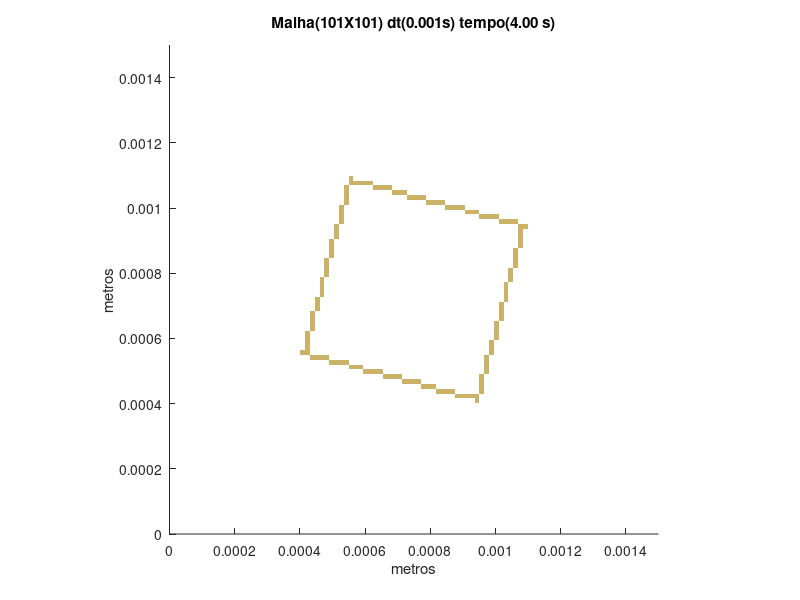

Recreate this plot in MATLAB.
set (gca,'PlotBoxAspectRatio',[1 1 1],'Xlim',[0,0.0015],'Ylim',[0,0.0015])
hold on
title('Malha(101X101) dt(0.001s) tempo(4.00 s)')
hold on
ylabel('metros')
hold on
xlabel('metros')
hold on

fill([0.000935643564356436 0.000935643564356436 0.00095049504950495 0.00095049504950495],[0.000400990099009901 0.000415841584158416 0.000415841584158416 0.000400990099009901],[0.8,0.7,0.4],'LineStyle','none')

fill([0.000876237623762376 0.000876237623762376 0.000891089108910891 0.000891089108910891],[0.000415841584158416 0.000430693069306931 0.000430693069306931 0.000415841584158416],[0.8,0.7,0.4],'LineStyle','none')

fill([0.000891089108910891 0.000891089108910891 0.000905940594059406 0.000905940594059406],[0.000415841584158416 0.000430693069306931 0.000430693069306931 0.000415841584158416],[0.8,0.7,0.4],'LineStyle','none')

fill([0.000905940594059406 0.000905940594059406 0.000920792079207921 0.000920792079207921],[0.000415841584158416 0.000430693069306931 0.000430693069306931 0.000415841584158416],[0.8,0.7,0.4],'LineStyle','none')

fill([0.000920792079207921 0.000920792079207921 0.000935643564356436 0.000935643564356436],[0.000415841584158416 0.000430693069306931 0.000430693069306931 0.000415841584158416],[0.8,0.7,0.4],'LineStyle','none')

fill([0.000935643564356436 0.000935643564356436 0.00095049504950495 0.00095049504950495],[0.000415841584158416 0.000430693069306931 0.000430693069306931 0.000415841584158416],[0.8,0.7,0.4],'LineStyle','none')

fill([0.000816831683168317 0.000816831683168317 0.000831683168316832 0.000831683168316832],[0.000430693069306931 0.000445544554455446 0.000445544554455446 0.000430693069306931],[0.8,0.7,0.4],'LineStyle','none')

fill([0.000831683168316832 0.000831683168316832 0.000846534653465347 0.000846534653465347],[0.000430693069306931 0.000445544554455446 0.000445544554455446 0.000430693069306931],[0.8,0.7,0.4],'LineStyle','none')

fill([0.000846534653465347 0.000846534653465347 0.000861386138613861 0.000861386138613861],[0.000430693069306931 0.000445544554455446 0.000445544554455446 0.000430693069306931],[0.8,0.7,0.4],'LineStyle','none')

fill([0.000861386138613861 0.000861386138613861 0.000876237623762376 0.000876237623762376],[0.000430693069306931 0.000445544554455446 0.000445544554455446 0.000430693069306931],[0.8,0.7,0.4],'LineStyle','none')

fill([0.00095049504950495 0.00095049504950495 0.000965346534653465 0.000965346534653465],[0.000430693069306931 0.000445544554455446 0.000445544554455446 0.000430693069306931],[0.8,0.7,0.4],'LineStyle','none')

fill([0.000772277227722772 0.000772277227722772 0.000787128712871287 0.000787128712871287],[0.000445544554455446 0.00046039603960396 0.00046039603960396 0.000445544554455446],[0.8,0.7,0.4],'LineStyle','none')

fill([0.000787128712871287 0.000787128712871287 0.000801980198019802 0.000801980198019802],[0.000445544554455446 0.00046039603960396 0.00046039603960396 0.000445544554455446],[0.8,0.7,0.4],'LineStyle','none')

fill([0.000801980198019802 0.000801980198019802 0.000816831683168317 0.000816831683168317],[0.000445544554455446 0.00046039603960396 0.00046039603960396 0.000445544554455446],[0.8,0.7,0.4],'LineStyle','none')

fill([0.00095049504950495 0.00095049504950495 0.000965346534653465 0.000965346534653465],[0.000445544554455446 0.00046039603960396 0.00046039603960396 0.000445544554455446],[0.8,0.7,0.4],'LineStyle','none')

fill([0.000712871287128713 0.000712871287128713 0.000727722772277228 0.000727722772277228],[0.00046039603960396 0.000475247524752475 0.000475247524752475 0.00046039603960396],[0.8,0.7,0.4],'LineStyle','none')

fill([0.000727722772277228 0.000727722772277228 0.000742574257425743 0.000742574257425743],[0.00046039603960396 0.000475247524752475 0.000475247524752475 0.00046039603960396],[0.8,0.7,0.4],'LineStyle','none')

fill([0.000742574257425743 0.000742574257425743 0.000757425742574257 0.000757425742574257],[0.00046039603960396 0.000475247524752475 0.000475247524752475 0.00046039603960396],[0.8,0.7,0.4],'LineStyle','none')

fill([0.000757425742574257 0.000757425742574257 0.000772277227722772 0.000772277227722772],[0.00046039603960396 0.000475247524752475 0.000475247524752475 0.00046039603960396],[0.8,0.7,0.4],'LineStyle','none')

fill([0.00095049504950495 0.00095049504950495 0.000965346534653465 0.000965346534653465],[0.00046039603960396 0.000475247524752475 0.000475247524752475 0.00046039603960396],[0.8,0.7,0.4],'LineStyle','none')

fill([0.000653465346534653 0.000653465346534653 0.000668316831683168 0.000668316831683168],[0.000475247524752475 0.00049009900990099 0.00049009900990099 0.000475247524752475],[0.8,0.7,0.4],'LineStyle','none')

fill([0.000668316831683168 0.000668316831683168 0.000683168316831683 0.000683168316831683],[0.000475247524752475 0.00049009900990099 0.00049009900990099 0.000475247524752475],[0.8,0.7,0.4],'LineStyle','none')

fill([0.000683168316831683 0.000683168316831683 0.000698019801980198 0.000698019801980198],[0.000475247524752475 0.00049009900990099 0.00049009900990099 0.000475247524752475],[0.8,0.7,0.4],'LineStyle','none')

fill([0.000698019801980198 0.000698019801980198 0.000712871287128713 0.000712871287128713],[0.000475247524752475 0.00049009900990099 0.00049009900990099 0.000475247524752475],[0.8,0.7,0.4],'LineStyle','none')

fill([0.00095049504950495 0.00095049504950495 0.000965346534653465 0.000965346534653465],[0.000475247524752475 0.00049009900990099 0.00049009900990099 0.000475247524752475],[0.8,0.7,0.4],'LineStyle','none')

fill([0.000594059405940594 0.000594059405940594 0.000608910891089109 0.000608910891089109],[0.00049009900990099 0.000504950495049505 0.000504950495049505 0.00049009900990099],[0.8,0.7,0.4],'LineStyle','none')

fill([0.000608910891089109 0.000608910891089109 0.000623762376237624 0.000623762376237624],[0.00049009900990099 0.000504950495049505 0.000504950495049505 0.00049009900990099],[0.8,0.7,0.4],'LineStyle','none')

fill([0.000623762376237624 0.000623762376237624 0.000638613861386139 0.000638613861386139],[0.00049009900990099 0.000504950495049505 0.000504950495049505 0.00049009900990099],[0.8,0.7,0.4],'LineStyle','none')

fill([0.000638613861386139 0.000638613861386139 0.000653465346534653 0.000653465346534653],[0.00049009900990099 0.000504950495049505 0.000504950495049505 0.00049009900990099],[0.8,0.7,0.4],'LineStyle','none')

fill([0.000965346534653465 0.000965346534653465 0.00098019801980198 0.00098019801980198],[0.00049009900990099 0.000504950495049505 0.000504950495049505 0.00049009900990099],[0.8,0.7,0.4],'LineStyle','none')

fill([0.000549504950495049 0.000549504950495049 0.000564356435643564 0.000564356435643564],[0.000504950495049505 0.00051980198019802 0.00051980198019802 0.000504950495049505],[0.8,0.7,0.4],'LineStyle','none')

fill([0.000564356435643564 0.000564356435643564 0.000579207920792079 0.000579207920792079],[0.000504950495049505 0.00051980198019802 0.00051980198019802 0.000504950495049505],[0.8,0.7,0.4],'LineStyle','none')

fill([0.000579207920792079 0.000579207920792079 0.000594059405940594 0.000594059405940594],[0.000504950495049505 0.00051980198019802 0.00051980198019802 0.000504950495049505],[0.8,0.7,0.4],'LineStyle','none')

fill([0.000965346534653465 0.000965346534653465 0.00098019801980198 0.00098019801980198],[0.000504950495049505 0.00051980198019802 0.00051980198019802 0.000504950495049505],[0.8,0.7,0.4],'LineStyle','none')

fill([0.00049009900990099 0.00049009900990099 0.000504950495049505 0.000504950495049505],[0.00051980198019802 0.000534653465346535 0.000534653465346535 0.00051980198019802],[0.8,0.7,0.4],'LineStyle','none')

fill([0.000504950495049505 0.000504950495049505 0.00051980198019802 0.00051980198019802],[0.00051980198019802 0.000534653465346535 0.000534653465346535 0.00051980198019802],[0.8,0.7,0.4],'LineStyle','none')

fill([0.00051980198019802 0.00051980198019802 0.000534653465346535 0.000534653465346535],[0.00051980198019802 0.000534653465346535 0.000534653465346535 0.00051980198019802],[0.8,0.7,0.4],'LineStyle','none')

fill([0.000534653465346535 0.000534653465346535 0.000549504950495049 0.000549504950495049],[0.00051980198019802 0.000534653465346535 0.000534653465346535 0.00051980198019802],[0.8,0.7,0.4],'LineStyle','none')

fill([0.000965346534653465 0.000965346534653465 0.00098019801980198 0.00098019801980198],[0.00051980198019802 0.000534653465346535 0.000534653465346535 0.00051980198019802],[0.8,0.7,0.4],'LineStyle','none')

fill([0.000430693069306931 0.000430693069306931 0.000445544554455446 0.000445544554455446],[0.000534653465346535 0.000549504950495049 0.000549504950495049 0.000534653465346535],[0.8,0.7,0.4],'LineStyle','none')

fill([0.000445544554455446 0.000445544554455446 0.00046039603960396 0.00046039603960396],[0.000534653465346535 0.000549504950495049 0.000549504950495049 0.000534653465346535],[0.8,0.7,0.4],'LineStyle','none')

fill([0.00046039603960396 0.00046039603960396 0.000475247524752475 0.000475247524752475],[0.000534653465346535 0.000549504950495049 0.000549504950495049 0.000534653465346535],[0.8,0.7,0.4],'LineStyle','none')

fill([0.000475247524752475 0.000475247524752475 0.00049009900990099 0.00049009900990099],[0.000534653465346535 0.000549504950495049 0.000549504950495049 0.000534653465346535],[0.8,0.7,0.4],'LineStyle','none')

fill([0.000965346534653465 0.000965346534653465 0.00098019801980198 0.00098019801980198],[0.000534653465346535 0.000549504950495049 0.000549504950495049 0.000534653465346535],[0.8,0.7,0.4],'LineStyle','none')

fill([0.000400990099009901 0.000400990099009901 0.000415841584158416 0.000415841584158416],[0.000549504950495049 0.000564356435643564 0.000564356435643564 0.000549504950495049],[0.8,0.7,0.4],'LineStyle','none')

fill([0.000415841584158416 0.000415841584158416 0.000430693069306931 0.000430693069306931],[0.000549504950495049 0.000564356435643564 0.000564356435643564 0.000549504950495049],[0.8,0.7,0.4],'LineStyle','none')

fill([0.00098019801980198 0.00098019801980198 0.000995049504950495 0.000995049504950495],[0.000549504950495049 0.000564356435643564 0.000564356435643564 0.000549504950495049],[0.8,0.7,0.4],'LineStyle','none')

fill([0.000415841584158416 0.000415841584158416 0.000430693069306931 0.000430693069306931],[0.000564356435643564 0.000579207920792079 0.000579207920792079 0.000564356435643564],[0.8,0.7,0.4],'LineStyle','none')

fill([0.00098019801980198 0.00098019801980198 0.000995049504950495 0.000995049504950495],[0.000564356435643564 0.000579207920792079 0.000579207920792079 0.000564356435643564],[0.8,0.7,0.4],'LineStyle','none')

fill([0.000415841584158416 0.000415841584158416 0.000430693069306931 0.000430693069306931],[0.000579207920792079 0.000594059405940594 0.000594059405940594 0.000579207920792079],[0.8,0.7,0.4],'LineStyle','none')

fill([0.00098019801980198 0.00098019801980198 0.000995049504950495 0.000995049504950495],[0.000579207920792079 0.000594059405940594 0.000594059405940594 0.000579207920792079],[0.8,0.7,0.4],'LineStyle','none')

fill([0.000415841584158416 0.000415841584158416 0.000430693069306931 0.000430693069306931],[0.000594059405940594 0.000608910891089109 0.000608910891089109 0.000594059405940594],[0.8,0.7,0.4],'LineStyle','none')

fill([0.000995049504950495 0.000995049504950495 0.00100990099009901 0.00100990099009901],[0.000594059405940594 0.000608910891089109 0.000608910891089109 0.000594059405940594],[0.8,0.7,0.4],'LineStyle','none')

fill([0.000415841584158416 0.000415841584158416 0.000430693069306931 0.000430693069306931],[0.000608910891089109 0.000623762376237624 0.000623762376237624 0.000608910891089109],[0.8,0.7,0.4],'LineStyle','none')

fill([0.000995049504950495 0.000995049504950495 0.00100990099009901 0.00100990099009901],[0.000608910891089109 0.000623762376237624 0.000623762376237624 0.000608910891089109],[0.8,0.7,0.4],'LineStyle','none')

fill([0.000430693069306931 0.000430693069306931 0.000445544554455446 0.000445544554455446],[0.000623762376237624 0.000638613861386139 0.000638613861386139 0.000623762376237624],[0.8,0.7,0.4],'LineStyle','none')

fill([0.000995049504950495 0.000995049504950495 0.00100990099009901 0.00100990099009901],[0.000623762376237624 0.000638613861386139 0.000638613861386139 0.000623762376237624],[0.8,0.7,0.4],'LineStyle','none')

fill([0.000430693069306931 0.000430693069306931 0.000445544554455446 0.000445544554455446],[0.000638613861386139 0.000653465346534653 0.000653465346534653 0.000638613861386139],[0.8,0.7,0.4],'LineStyle','none')

fill([0.000995049504950495 0.000995049504950495 0.00100990099009901 0.00100990099009901],[0.000638613861386139 0.000653465346534653 0.000653465346534653 0.000638613861386139],[0.8,0.7,0.4],'LineStyle','none')

fill([0.000430693069306931 0.000430693069306931 0.000445544554455446 0.000445544554455446],[0.000653465346534653 0.000668316831683168 0.000668316831683168 0.000653465346534653],[0.8,0.7,0.4],'LineStyle','none')

fill([0.00100990099009901 0.00100990099009901 0.00102475247524752 0.00102475247524752],[0.000653465346534653 0.000668316831683168 0.000668316831683168 0.000653465346534653],[0.8,0.7,0.4],'LineStyle','none')

fill([0.000430693069306931 0.000430693069306931 0.000445544554455446 0.000445544554455446],[0.000668316831683168 0.000683168316831683 0.000683168316831683 0.000668316831683168],[0.8,0.7,0.4],'LineStyle','none')

fill([0.00100990099009901 0.00100990099009901 0.00102475247524752 0.00102475247524752],[0.000668316831683168 0.000683168316831683 0.000683168316831683 0.000668316831683168],[0.8,0.7,0.4],'LineStyle','none')

fill([0.000445544554455446 0.000445544554455446 0.00046039603960396 0.00046039603960396],[0.000683168316831683 0.000698019801980198 0.000698019801980198 0.000683168316831683],[0.8,0.7,0.4],'LineStyle','none')

fill([0.00100990099009901 0.00100990099009901 0.00102475247524752 0.00102475247524752],[0.000683168316831683 0.000698019801980198 0.000698019801980198 0.000683168316831683],[0.8,0.7,0.4],'LineStyle','none')

fill([0.000445544554455446 0.000445544554455446 0.00046039603960396 0.00046039603960396],[0.000698019801980198 0.000712871287128713 0.000712871287128713 0.000698019801980198],[0.8,0.7,0.4],'LineStyle','none')

fill([0.00100990099009901 0.00100990099009901 0.00102475247524752 0.00102475247524752],[0.000698019801980198 0.000712871287128713 0.000712871287128713 0.000698019801980198],[0.8,0.7,0.4],'LineStyle','none')

fill([0.000445544554455446 0.000445544554455446 0.00046039603960396 0.00046039603960396],[0.000712871287128713 0.000727722772277228 0.000727722772277228 0.000712871287128713],[0.8,0.7,0.4],'LineStyle','none')

fill([0.00102475247524752 0.00102475247524752 0.00103960396039604 0.00103960396039604],[0.000712871287128713 0.000727722772277228 0.000727722772277228 0.000712871287128713],[0.8,0.7,0.4],'LineStyle','none')

fill([0.00046039603960396 0.00046039603960396 0.000475247524752475 0.000475247524752475],[0.000727722772277228 0.000742574257425743 0.000742574257425743 0.000727722772277228],[0.8,0.7,0.4],'LineStyle','none')

fill([0.00102475247524752 0.00102475247524752 0.00103960396039604 0.00103960396039604],[0.000727722772277228 0.000742574257425743 0.000742574257425743 0.000727722772277228],[0.8,0.7,0.4],'LineStyle','none')

fill([0.00046039603960396 0.00046039603960396 0.000475247524752475 0.000475247524752475],[0.000742574257425743 0.000757425742574257 0.000757425742574257 0.000742574257425743],[0.8,0.7,0.4],'LineStyle','none')

fill([0.00102475247524752 0.00102475247524752 0.00103960396039604 0.00103960396039604],[0.000742574257425743 0.000757425742574257 0.000757425742574257 0.000742574257425743],[0.8,0.7,0.4],'LineStyle','none')

fill([0.00046039603960396 0.00046039603960396 0.000475247524752475 0.000475247524752475],[0.000757425742574257 0.000772277227722772 0.000772277227722772 0.000757425742574257],[0.8,0.7,0.4],'LineStyle','none')

fill([0.00102475247524752 0.00102475247524752 0.00103960396039604 0.00103960396039604],[0.000757425742574257 0.000772277227722772 0.000772277227722772 0.000757425742574257],[0.8,0.7,0.4],'LineStyle','none')

fill([0.00046039603960396 0.00046039603960396 0.000475247524752475 0.000475247524752475],[0.000772277227722772 0.000787128712871287 0.000787128712871287 0.000772277227722772],[0.8,0.7,0.4],'LineStyle','none')

fill([0.00103960396039604 0.00103960396039604 0.00105445544554455 0.00105445544554455],[0.000772277227722772 0.000787128712871287 0.000787128712871287 0.000772277227722772],[0.8,0.7,0.4],'LineStyle','none')

fill([0.000475247524752475 0.000475247524752475 0.00049009900990099 0.00049009900990099],[0.000787128712871287 0.000801980198019802 0.000801980198019802 0.000787128712871287],[0.8,0.7,0.4],'LineStyle','none')

fill([0.00103960396039604 0.00103960396039604 0.00105445544554455 0.00105445544554455],[0.000787128712871287 0.000801980198019802 0.000801980198019802 0.000787128712871287],[0.8,0.7,0.4],'LineStyle','none')

fill([0.000475247524752475 0.000475247524752475 0.00049009900990099 0.00049009900990099],[0.000801980198019802 0.000816831683168317 0.000816831683168317 0.000801980198019802],[0.8,0.7,0.4],'LineStyle','none')

fill([0.00103960396039604 0.00103960396039604 0.00105445544554455 0.00105445544554455],[0.000801980198019802 0.000816831683168317 0.000816831683168317 0.000801980198019802],[0.8,0.7,0.4],'LineStyle','none')

fill([0.000475247524752475 0.000475247524752475 0.00049009900990099 0.00049009900990099],[0.000816831683168317 0.000831683168316832 0.000831683168316832 0.000816831683168317],[0.8,0.7,0.4],'LineStyle','none')

fill([0.00105445544554455 0.00105445544554455 0.00106930693069307 0.00106930693069307],[0.000816831683168317 0.000831683168316832 0.000831683168316832 0.000816831683168317],[0.8,0.7,0.4],'LineStyle','none')

fill([0.000475247524752475 0.000475247524752475 0.00049009900990099 0.00049009900990099],[0.000831683168316832 0.000846534653465347 0.000846534653465347 0.000831683168316832],[0.8,0.7,0.4],'LineStyle','none')

fill([0.00105445544554455 0.00105445544554455 0.00106930693069307 0.00106930693069307],[0.000831683168316832 0.000846534653465347 0.000846534653465347 0.000831683168316832],[0.8,0.7,0.4],'LineStyle','none')

fill([0.00049009900990099 0.00049009900990099 0.000504950495049505 0.000504950495049505],[0.000846534653465347 0.000861386138613861 0.000861386138613861 0.000846534653465347],[0.8,0.7,0.4],'LineStyle','none')

fill([0.00105445544554455 0.00105445544554455 0.00106930693069307 0.00106930693069307],[0.000846534653465347 0.000861386138613861 0.000861386138613861 0.000846534653465347],[0.8,0.7,0.4],'LineStyle','none')

fill([0.00049009900990099 0.00049009900990099 0.000504950495049505 0.000504950495049505],[0.000861386138613861 0.000876237623762376 0.000876237623762376 0.000861386138613861],[0.8,0.7,0.4],'LineStyle','none')

fill([0.00105445544554455 0.00105445544554455 0.00106930693069307 0.00106930693069307],[0.000861386138613861 0.000876237623762376 0.000876237623762376 0.000861386138613861],[0.8,0.7,0.4],'LineStyle','none')

fill([0.00049009900990099 0.00049009900990099 0.000504950495049505 0.000504950495049505],[0.000876237623762376 0.000891089108910891 0.000891089108910891 0.000876237623762376],[0.8,0.7,0.4],'LineStyle','none')

fill([0.00106930693069307 0.00106930693069307 0.00108415841584158 0.00108415841584158],[0.000876237623762376 0.000891089108910891 0.000891089108910891 0.000876237623762376],[0.8,0.7,0.4],'LineStyle','none')

fill([0.00049009900990099 0.00049009900990099 0.000504950495049505 0.000504950495049505],[0.000891089108910891 0.000905940594059406 0.000905940594059406 0.000891089108910891],[0.8,0.7,0.4],'LineStyle','none')

fill([0.00106930693069307 0.00106930693069307 0.00108415841584158 0.00108415841584158],[0.000891089108910891 0.000905940594059406 0.000905940594059406 0.000891089108910891],[0.8,0.7,0.4],'LineStyle','none')

fill([0.000504950495049505 0.000504950495049505 0.00051980198019802 0.00051980198019802],[0.000905940594059406 0.000920792079207921 0.000920792079207921 0.000905940594059406],[0.8,0.7,0.4],'LineStyle','none')

fill([0.00106930693069307 0.00106930693069307 0.00108415841584158 0.00108415841584158],[0.000905940594059406 0.000920792079207921 0.000920792079207921 0.000905940594059406],[0.8,0.7,0.4],'LineStyle','none')

fill([0.000504950495049505 0.000504950495049505 0.00051980198019802 0.00051980198019802],[0.000920792079207921 0.000935643564356436 0.000935643564356436 0.000920792079207921],[0.8,0.7,0.4],'LineStyle','none')

fill([0.00106930693069307 0.00106930693069307 0.00108415841584158 0.00108415841584158],[0.000920792079207921 0.000935643564356436 0.000935643564356436 0.000920792079207921],[0.8,0.7,0.4],'LineStyle','none')

fill([0.000504950495049505 0.000504950495049505 0.00051980198019802 0.00051980198019802],[0.000935643564356436 0.00095049504950495 0.00095049504950495 0.000935643564356436],[0.8,0.7,0.4],'LineStyle','none')

fill([0.00106930693069307 0.00106930693069307 0.00108415841584158 0.00108415841584158],[0.000935643564356436 0.00095049504950495 0.00095049504950495 0.000935643564356436],[0.8,0.7,0.4],'LineStyle','none')

fill([0.00108415841584158 0.00108415841584158 0.0010990099009901 0.0010990099009901],[0.000935643564356436 0.00095049504950495 0.00095049504950495 0.000935643564356436],[0.8,0.7,0.4],'LineStyle','none')

fill([0.00051980198019802 0.00051980198019802 0.000534653465346535 0.000534653465346535],[0.00095049504950495 0.000965346534653465 0.000965346534653465 0.00095049504950495],[0.8,0.7,0.4],'LineStyle','none')

fill([0.00100990099009901 0.00100990099009901 0.00102475247524752 0.00102475247524752],[0.00095049504950495 0.000965346534653465 0.000965346534653465 0.00095049504950495],[0.8,0.7,0.4],'LineStyle','none')

fill([0.00102475247524752 0.00102475247524752 0.00103960396039604 0.00103960396039604],[0.00095049504950495 0.000965346534653465 0.000965346534653465 0.00095049504950495],[0.8,0.7,0.4],'LineStyle','none')

fill([0.00103960396039604 0.00103960396039604 0.00105445544554455 0.00105445544554455],[0.00095049504950495 0.000965346534653465 0.000965346534653465 0.00095049504950495],[0.8,0.7,0.4],'LineStyle','none')

fill([0.00105445544554455 0.00105445544554455 0.00106930693069307 0.00106930693069307],[0.00095049504950495 0.000965346534653465 0.000965346534653465 0.00095049504950495],[0.8,0.7,0.4],'LineStyle','none')

fill([0.00051980198019802 0.00051980198019802 0.000534653465346535 0.000534653465346535],[0.000965346534653465 0.00098019801980198 0.00098019801980198 0.000965346534653465],[0.8,0.7,0.4],'LineStyle','none')

fill([0.00095049504950495 0.00095049504950495 0.000965346534653465 0.000965346534653465],[0.000965346534653465 0.00098019801980198 0.00098019801980198 0.000965346534653465],[0.8,0.7,0.4],'LineStyle','none')

fill([0.000965346534653465 0.000965346534653465 0.00098019801980198 0.00098019801980198],[0.000965346534653465 0.00098019801980198 0.00098019801980198 0.000965346534653465],[0.8,0.7,0.4],'LineStyle','none')

fill([0.00098019801980198 0.00098019801980198 0.000995049504950495 0.000995049504950495],[0.000965346534653465 0.00098019801980198 0.00098019801980198 0.000965346534653465],[0.8,0.7,0.4],'LineStyle','none')

fill([0.000995049504950495 0.000995049504950495 0.00100990099009901 0.00100990099009901],[0.000965346534653465 0.00098019801980198 0.00098019801980198 0.000965346534653465],[0.8,0.7,0.4],'LineStyle','none')

fill([0.00051980198019802 0.00051980198019802 0.000534653465346535 0.000534653465346535],[0.00098019801980198 0.000995049504950495 0.000995049504950495 0.00098019801980198],[0.8,0.7,0.4],'LineStyle','none')

fill([0.000905940594059406 0.000905940594059406 0.000920792079207921 0.000920792079207921],[0.00098019801980198 0.000995049504950495 0.000995049504950495 0.00098019801980198],[0.8,0.7,0.4],'LineStyle','none')

fill([0.000920792079207921 0.000920792079207921 0.000935643564356436 0.000935643564356436],[0.00098019801980198 0.000995049504950495 0.000995049504950495 0.00098019801980198],[0.8,0.7,0.4],'LineStyle','none')

fill([0.000935643564356436 0.000935643564356436 0.00095049504950495 0.00095049504950495],[0.00098019801980198 0.000995049504950495 0.000995049504950495 0.00098019801980198],[0.8,0.7,0.4],'LineStyle','none')

fill([0.00051980198019802 0.00051980198019802 0.000534653465346535 0.000534653465346535],[0.000995049504950495 0.00100990099009901 0.00100990099009901 0.000995049504950495],[0.8,0.7,0.4],'LineStyle','none')

fill([0.000846534653465347 0.000846534653465347 0.000861386138613861 0.000861386138613861],[0.000995049504950495 0.00100990099009901 0.00100990099009901 0.000995049504950495],[0.8,0.7,0.4],'LineStyle','none')

fill([0.000861386138613861 0.000861386138613861 0.000876237623762376 0.000876237623762376],[0.000995049504950495 0.00100990099009901 0.00100990099009901 0.000995049504950495],[0.8,0.7,0.4],'LineStyle','none')

fill([0.000876237623762376 0.000876237623762376 0.000891089108910891 0.000891089108910891],[0.000995049504950495 0.00100990099009901 0.00100990099009901 0.000995049504950495],[0.8,0.7,0.4],'LineStyle','none')

fill([0.000891089108910891 0.000891089108910891 0.000905940594059406 0.000905940594059406],[0.000995049504950495 0.00100990099009901 0.00100990099009901 0.000995049504950495],[0.8,0.7,0.4],'LineStyle','none')

fill([0.000534653465346535 0.000534653465346535 0.000549504950495049 0.000549504950495049],[0.00100990099009901 0.00102475247524752 0.00102475247524752 0.00100990099009901],[0.8,0.7,0.4],'LineStyle','none')

fill([0.000787128712871287 0.000787128712871287 0.000801980198019802 0.000801980198019802],[0.00100990099009901 0.00102475247524752 0.00102475247524752 0.00100990099009901],[0.8,0.7,0.4],'LineStyle','none')

fill([0.000801980198019802 0.000801980198019802 0.000816831683168317 0.000816831683168317],[0.00100990099009901 0.00102475247524752 0.00102475247524752 0.00100990099009901],[0.8,0.7,0.4],'LineStyle','none')

fill([0.000816831683168317 0.000816831683168317 0.000831683168316832 0.000831683168316832],[0.00100990099009901 0.00102475247524752 0.00102475247524752 0.00100990099009901],[0.8,0.7,0.4],'LineStyle','none')

fill([0.000831683168316832 0.000831683168316832 0.000846534653465347 0.000846534653465347],[0.00100990099009901 0.00102475247524752 0.00102475247524752 0.00100990099009901],[0.8,0.7,0.4],'LineStyle','none')

fill([0.000534653465346535 0.000534653465346535 0.000549504950495049 0.000549504950495049],[0.00102475247524752 0.00103960396039604 0.00103960396039604 0.00102475247524752],[0.8,0.7,0.4],'LineStyle','none')

fill([0.000727722772277228 0.000727722772277228 0.000742574257425743 0.000742574257425743],[0.00102475247524752 0.00103960396039604 0.00103960396039604 0.00102475247524752],[0.8,0.7,0.4],'LineStyle','none')

fill([0.000742574257425743 0.000742574257425743 0.000757425742574257 0.000757425742574257],[0.00102475247524752 0.00103960396039604 0.00103960396039604 0.00102475247524752],[0.8,0.7,0.4],'LineStyle','none')

fill([0.000757425742574257 0.000757425742574257 0.000772277227722772 0.000772277227722772],[0.00102475247524752 0.00103960396039604 0.00103960396039604 0.00102475247524752],[0.8,0.7,0.4],'LineStyle','none')

fill([0.000772277227722772 0.000772277227722772 0.000787128712871287 0.000787128712871287],[0.00102475247524752 0.00103960396039604 0.00103960396039604 0.00102475247524752],[0.8,0.7,0.4],'LineStyle','none')

fill([0.000534653465346535 0.000534653465346535 0.000549504950495049 0.000549504950495049],[0.00103960396039604 0.00105445544554455 0.00105445544554455 0.00103960396039604],[0.8,0.7,0.4],'LineStyle','none')

fill([0.000683168316831683 0.000683168316831683 0.000698019801980198 0.000698019801980198],[0.00103960396039604 0.00105445544554455 0.00105445544554455 0.00103960396039604],[0.8,0.7,0.4],'LineStyle','none')

fill([0.000698019801980198 0.000698019801980198 0.000712871287128713 0.000712871287128713],[0.00103960396039604 0.00105445544554455 0.00105445544554455 0.00103960396039604],[0.8,0.7,0.4],'LineStyle','none')

fill([0.000712871287128713 0.000712871287128713 0.000727722772277228 0.000727722772277228],[0.00103960396039604 0.00105445544554455 0.00105445544554455 0.00103960396039604],[0.8,0.7,0.4],'LineStyle','none')

fill([0.000534653465346535 0.000534653465346535 0.000549504950495049 0.000549504950495049],[0.00105445544554455 0.00106930693069307 0.00106930693069307 0.00105445544554455],[0.8,0.7,0.4],'LineStyle','none')

fill([0.000623762376237624 0.000623762376237624 0.000638613861386139 0.000638613861386139],[0.00105445544554455 0.00106930693069307 0.00106930693069307 0.00105445544554455],[0.8,0.7,0.4],'LineStyle','none')

fill([0.000638613861386139 0.000638613861386139 0.000653465346534653 0.000653465346534653],[0.00105445544554455 0.00106930693069307 0.00106930693069307 0.00105445544554455],[0.8,0.7,0.4],'LineStyle','none')

fill([0.000653465346534653 0.000653465346534653 0.000668316831683168 0.000668316831683168],[0.00105445544554455 0.00106930693069307 0.00106930693069307 0.00105445544554455],[0.8,0.7,0.4],'LineStyle','none')

fill([0.000668316831683168 0.000668316831683168 0.000683168316831683 0.000683168316831683],[0.00105445544554455 0.00106930693069307 0.00106930693069307 0.00105445544554455],[0.8,0.7,0.4],'LineStyle','none')

fill([0.000549504950495049 0.000549504950495049 0.000564356435643564 0.000564356435643564],[0.00106930693069307 0.00108415841584158 0.00108415841584158 0.00106930693069307],[0.8,0.7,0.4],'LineStyle','none')

fill([0.000564356435643564 0.000564356435643564 0.000579207920792079 0.000579207920792079],[0.00106930693069307 0.00108415841584158 0.00108415841584158 0.00106930693069307],[0.8,0.7,0.4],'LineStyle','none')

fill([0.000579207920792079 0.000579207920792079 0.000594059405940594 0.000594059405940594],[0.00106930693069307 0.00108415841584158 0.00108415841584158 0.00106930693069307],[0.8,0.7,0.4],'LineStyle','none')

fill([0.000594059405940594 0.000594059405940594 0.000608910891089109 0.000608910891089109],[0.00106930693069307 0.00108415841584158 0.00108415841584158 0.00106930693069307],[0.8,0.7,0.4],'LineStyle','none')

fill([0.000608910891089109 0.000608910891089109 0.000623762376237624 0.000623762376237624],[0.00106930693069307 0.00108415841584158 0.00108415841584158 0.00106930693069307],[0.8,0.7,0.4],'LineStyle','none')

fill([0.000549504950495049 0.000549504950495049 0.000564356435643564 0.000564356435643564],[0.00108415841584158 0.0010990099009901 0.0010990099009901 0.00108415841584158],[0.8,0.7,0.4],'LineStyle','none')
